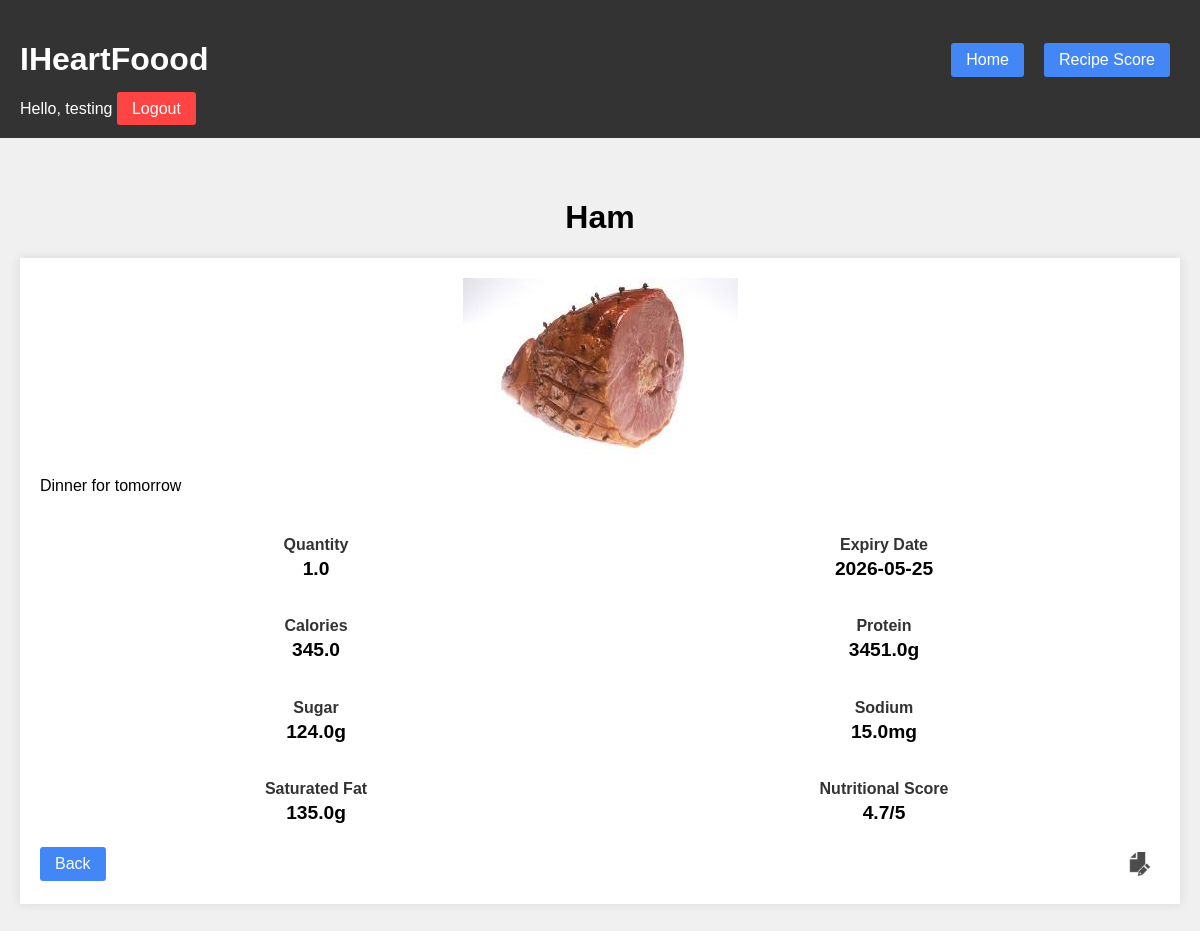
Before: /entry/23 (signed in) with the older database file.
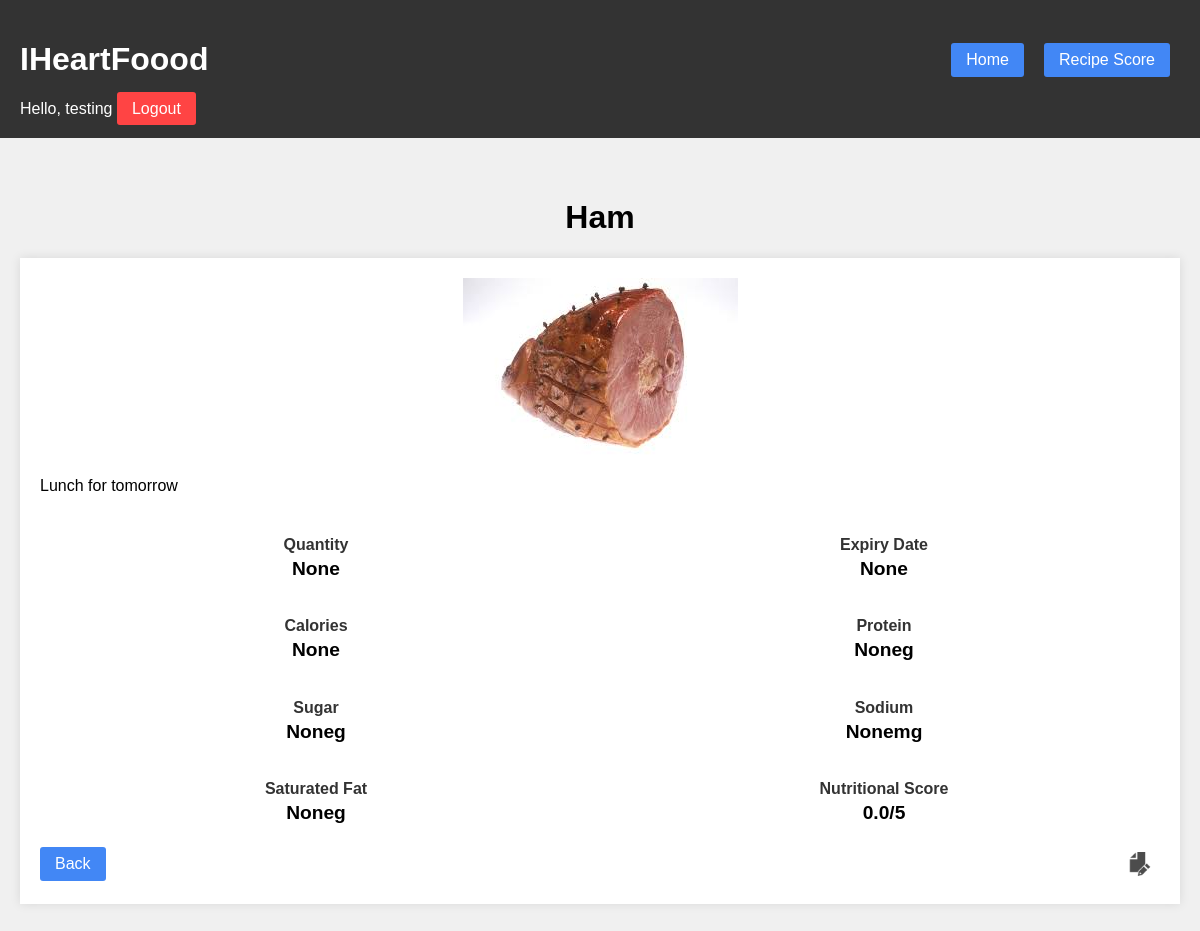
After: the same page with the newer database file.
### tables this page shows
CREATE TABLE entries (
    id INTEGER PRIMARY KEY AUTOINCREMENT,
    user_id INTEGER NOT NULL,
    title TEXT NOT NULL,
    description TEXT,
    quantity REAL,
    unit TEXT,
    expiry_date TEXT,
    calories REAL,
    protein REAL,
    sugar REAL,
    sodium REAL,
    saturated_fat REAL,
    nutrition_score REAL,
    image_path TEXT NOT NULL,
    created_at TIMESTAMP DEFAULT CURRENT_TIMESTAMP,
    FOREIGN KEY (user_id) REFERENCES users(id)
);

### app.py (the view)
@app.route('/entry/<int:entry_id>')
def entry_detail(entry_id):
    if 'user_id' not in session:
        return redirect(url_for('login'))
    db = get_db()
    entry = db.execute(
        'SELECT * FROM entries WHERE id = ? AND user_id = ?',
        (entry_id, session['user_id'])
    ).fetchone()
    if entry:
        return render_template('details.html', entry=entry)
    else:
        flash("Ingredient entry not found!", "error")
        return redirect(url_for('index'))

### app.py (called while the page is built)
def get_db():
    db = sqlite3.connect('database/photo_journal.db')
    db.row_factory = sqlite3.Row
    return db

### templates/details.html (shortened to what this page needs)
{% extends "base.html" %}
{% block content %}
{% if session['user_id'] %}
<h1 class="centered">{{ entry.title }}</h1>
<div class="entry">
    <div id="display-{{ entry.id }}">
        <img src="{{ url_for('static', filename=entry.image_path) }}" alt="{{ entry.title }}">
        <p>{{ entry.description }}</p>
        <div class="stats-grid">
            <div class="stat-block">
                <h4>Quantity</h4>
                <p>{{ entry.quantity }}</p>
            </div>
            <div class="stat-block">
                <h4>Expiry Date</h4>
                <p>{{ entry.expiry_date }}</p>
            </div>
            <div class="stat-block">
                <h4>Calories</h4>
                <p>{{ entry.calories }}</p>
            </div>
            <div class="stat-block">
                <h4>Protein</h4>
                <p>{{ entry.protein }}g</p>
            </div>
            <div class="stat-block">
                <h4>Sugar</h4>
                <p>{{ entry.sugar }}g</p>
            </div>
            <div class="stat-block">
                <h4>Sodium</h4>
                <p>{{ entry.sodium }}mg</p>
            </div>
            <div class="stat-block">
                <h4>Saturated Fat</h4>
                <p>{{ entry.saturated_fat }}g</p>
            </div>
            <div class="stat-block">
                <h4>Nutritional Score</h4>
                <p>{{ entry.nutrition_score }}/5</p>
            </div>
        </div>
        <div class="entry-footer">
            <a href="{{ url_for('index') }}" class="nav-button">Back</a>
            <button class="icon-button" onclick="showEditForm('{{ entry.id }}')" title="Edit entry">
                <img src="{{ url_for('static', filename='icons/icon-edit-64x64.png') }}" alt="Edit" class="icon">
            </button>
        </div>
    </div>
</div>
{% endif %}
{% endblock %}

### templates/base.html (shortened to what this page needs)
<!DOCTYPE html>
<html lang="en" >
<head>
    <link rel="stylesheet" href="{{url_for('static', filename='css/style.css') }}">
</head>
<body>
<div class="header">
    <div class="header-top">
        <h1>IHeartFoood</h1>
        <div class="nav-links">
            <a href="{{ url_for('index') }}" class="nav-button">Home</a>
            <a href="{{ url_for('building') }}" class="nav-button">Recipe Score</a>
        </div>
    </div>
    {% if session.user_id %}
    <div>
        Hello, {{session.username}}
        <a href="{{url_for('logout') }}" class="logout-button">Logout</a>
    </div>
    {% endif %}
</div>
        <div class="main">
        {% block content %}{% endblock %}
        </div>
</body>
</html>

### static/css/style.css (style rules this page uses)
body { margin: 0; padding: 0; font-family: Arial; background-color: #f0f0f0; }
.header { background-color: #333; color: white; padding: 20px; margin-bottom: 20px; }
.header-top { display: flex; justify-content: space-between; align-items: center; }
.nav-links { display: flex; gap: 10px; }
.nav-button { background-color: #4287f5; color: white; text-decoration: none; padding: 8px 15px; border-radius: 3px; margin-right: 10px; }
.logout-button { background-color: #ff4444; color: white; text-decoration: none; padding: 8px 15px; border-radius: 3px; }
.main { width: 1200px; max-width:1200px; margin: 0 auto; padding: 20px; }
* { box-sizing: border-box; }
input, textarea, button { width: 100%; margin-bottom: 10px; padding: 5px; }
button { background-color: #4287f5; color: white; padding: 10px; border: none; margin-top: 10px; }
.entry { background-color: white; padding: 20px; margin-bottom: 20px; box-shadow: 0 0 10px rgba(0, 0, 0, 0.1); display: flex; flex-direction: column; justify-content: space-between; }
.entry img { max-width: 100%; max-height: 400px; object-fit: contain; display: block; margin: 0 auto; }
.entry-footer { display: flex; justify-content: space-between; align-items: center; margin-top: 10px; }
.icon-button { background: none; border: none; padding: 0; margin: 0; width: 40px; height: 40px; display: flex; align-items: center; justify-content: center; cursor: pointer; }
.icon { width: 24px; height: 24px; opacity: 0.7; }
.centered { text-align: center; }
.stats-grid { display: grid; grid-template-columns: repeat(2, 1fr); gap: 16px; margin: 20px 0; text-align: center; }
.stat-block h4 { margin-bottom: 4px; color: #333; }
.stat-block p { font-size: 1.2em; font-weight: bold; margin: 0; }

Changed rows visible on the page:
changed entries "Ham": description "Dinner for tomorrow" → "Lunch for tomorrow"; nutrition_score "4.7" → "0.0"; quantity "1.0" → (not shown); expiry_date "2026-05-25" → (not shown); calories "345.0" → (not shown); protein "3451.0" → (not shown); sugar "124.0" → (not shown); sodium "15.0" → (not shown); saturated_fat "135.0" → (not shown)
Other visible differences:
{{ entry.quantity }}: (not shown) → "None"
{{ entry.expiry_date }}: (not shown) → "None"
{{ entry.calories }}: (not shown) → "None"
{{ entry.protein }}: (not shown) → "None"
{{ entry.sugar }}: (not shown) → "None"
{{ entry.sodium }}: (not shown) → "None"
{{ entry.saturated_fat }}: (not shown) → "None"
